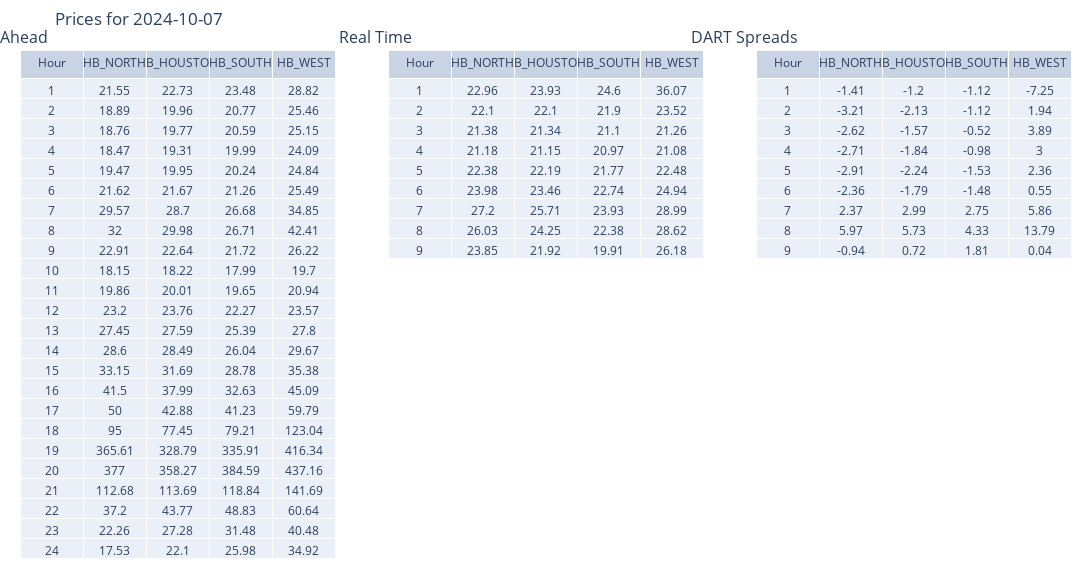

Notebook cell for this chart:
### Markdown cell above
## Current Day :

### Code cell
price_dates = datetime.datetime.today() + datetime.timedelta(days=0)
date_today = datetime.datetime.today()
date_delta = price_dates - date_today
realtime_0, dayahed_0, darts_0 = ercot_price_summary(date_delta.days, date_delta.days)
rt_0, da_0, dart_0 = group_means(realtime_0, dayahed_0, darts_0,-date_delta.days)

fig_tables(rt_0, da_0, dart_0).update_layout(title= "Prices for " + str(price_dates.date())).show()

### Figure 1 — Plotly figure (JSON) as saved in the notebook; plotly's stock layout.template omitted (floating-point values rounded to 4 significant figures)
{"data": [{"cells": {"values": [[1, 2, 3, 4, 5, 6, 7, 8, 9, 10, 11, 12, 13, 14, 15, 16, 17, 18, 19, 20, 21, 22, 23, 24], [21.55, 18.89, 18.76, 18.47, 19.47, 21.62, 29.57, 32, 22.91, 18.15, 19.86, 23.2, 27.45, 28.6, 33.15, 41.5, 50, 95, 365.6, 377, 112.7, 37.2, 22.26, 17.53], [22.73, 19.96, 19.77, 19.31, 19.95, 21.67, 28.7, 29.98, 22.64, 18.22, 20.01, 23.76, 27.59, 28.49, 31.69, 37.99, 42.88, 77.45, 328.8, 358.3, 113.7, 43.77, 27.28, 22.1], [23.48, 20.77, 20.59, 19.99, 20.24, 21.26, 26.68, 26.71, 21.72, 17.99, 19.65, 22.27, 25.39, 26.04, 28.78, 32.63, 41.23, 79.21, 335.9, 384.6, 118.8, 48.83, 31.48, 25.98], [28.82, 25.46, 25.15, 24.09, 24.84, 25.49, 34.85, 42.41, 26.22, 19.7, 20.94, 23.57, 27.8, 29.67, 35.38, 45.09, 59.79, 123.0, 416.3, 437.2, 141.7, 60.64, 40.48, 34.92]]}, "domain": {"x": [0, 0.3], "y": [0, 1]}, "header": {"values": ["Hour", "HB_NORTH", "HB_HOUSTON", "HB_SOUTH", "HB_WEST"]}, "type": "table"}, {"cells": {"values": [[1, 2, 3, 4, 5, 6, 7, 8, 9], [22.96, 22.1, 21.38, 21.18, 22.38, 23.98, 27.2, 26.03, 23.85], [23.93, 22.1, 21.34, 21.15, 22.19, 23.46, 25.71, 24.25, 21.92], [24.6, 21.9, 21.1, 20.97, 21.77, 22.74, 23.93, 22.38, 19.91], [36.07, 23.52, 21.26, 21.08, 22.48, 24.94, 28.99, 28.62, 26.18]]}, "domain": {"x": [0.35, 0.65], "y": [0, 1]}, "header": {"values": ["Hour", "HB_NORTH", "HB_HOUSTON", "HB_SOUTH", "HB_WEST"]}, "type": "table"}, {"cells": {"values": [[1, 2, 3, 4, 5, 6, 7, 8, 9], [-1.41, -3.21, -2.62, -2.71, -2.91, -2.36, 2.37, 5.97, -0.94], [-1.2, -2.13, -1.57, -1.84, -2.24, -1.79, 2.99, 5.73, 0.72], [-1.12, -1.12, -0.52, -0.98, -1.53, -1.48, 2.75, 4.33, 1.81], [-7.25, 1.94, 3.89, 3, 2.36, 0.55, 5.86, 13.79, 0.04]]}, "domain": {"x": [0.7, 1], "y": [0, 1]}, "header": {"values": ["Hour", "HB_NORTH", "HB_HOUSTON", "HB_SOUTH", "HB_WEST"]}, "type": "table"}], "layout": {"annotations": [{"font": {"size": 16}, "showarrow": false, "text": "Day Ahead", "x": 0.15, "xanchor": "center", "xref": "paper", "xshift": -170, "y": 1, "yanchor": "bottom", "yref": "paper"}, {"font": {"size": 16}, "showarrow": false, "text": "Real Time", "x": 0.5, "xanchor": "center", "xref": "paper", "xshift": -170, "y": 1, "yanchor": "bottom", "yref": "paper"}, {"font": {"size": 16}, "showarrow": false, "text": "DART Spreads", "x": 0.85, "xanchor": "center", "xref": "paper", "xshift": -170, "y": 1, "yanchor": "bottom", "yref": "paper"}], "height": 570, "margin": {"b": 10, "l": 20, "r": 20, "t": 50}, "title": {"text": "Prices for 2024-10-07"}, "width": 1500}}
